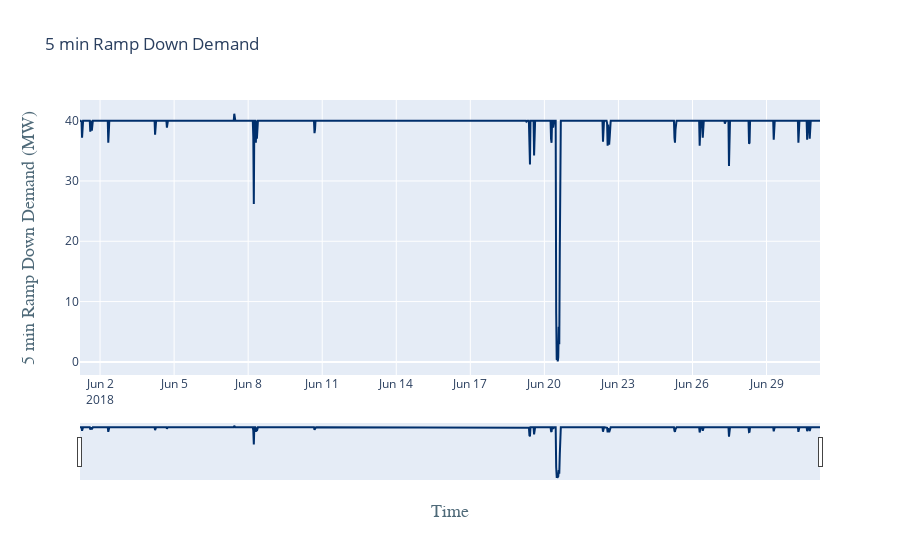

The cell this chart's notebook holds for it:
### Code cell
fig = go.Figure()
fig.add_trace(go.Scatter(x=df_30min['Timestamp'], y=df_30min['5min_Lower_Demand'], name='30min', line_color='#002f6c'))
fig.update_layout(title_text="5 min Ramp Down Demand", xaxis_rangeslider_visible=True,
    xaxis=dict(
        title='Time',
        titlefont=dict(
            family='Courier New, monospace',
            size=18,
            color='#4f6a79'
        )
    ),
    yaxis=dict(
        title='5 min Ramp Down Demand (MW)',
        titlefont=dict(
            family='Courier New, monospace',
            size=18,
            color='#4f6a79'
        )
    ))
fig.show()

### Figure 1 — Plotly figure (JSON) as saved in the notebook; plotly's stock layout.template omitted (floating-point values rounded to 4 significant figures; data arrays with more than 128 entries replaced by an {"elided": "..."} marker saying what was removed)
{"data": [{"line": {"color": "#002f6c"}, "name": "30min", "type": "scatter", "x": {"elided": "1609 str values"}, "y": {"elided": "1609 float values"}}], "layout": {"title": {"text": "5 min Ramp Down Demand"}, "xaxis": {"rangeslider": {"visible": true}, "title": {"font": {"color": "#4f6a79", "family": "Courier New, monospace", "size": 18}, "text": "Time"}}, "yaxis": {"title": {"font": {"color": "#4f6a79", "family": "Courier New, monospace", "size": 18}, "text": "5 min Ramp Down Demand (MW)"}}}}
